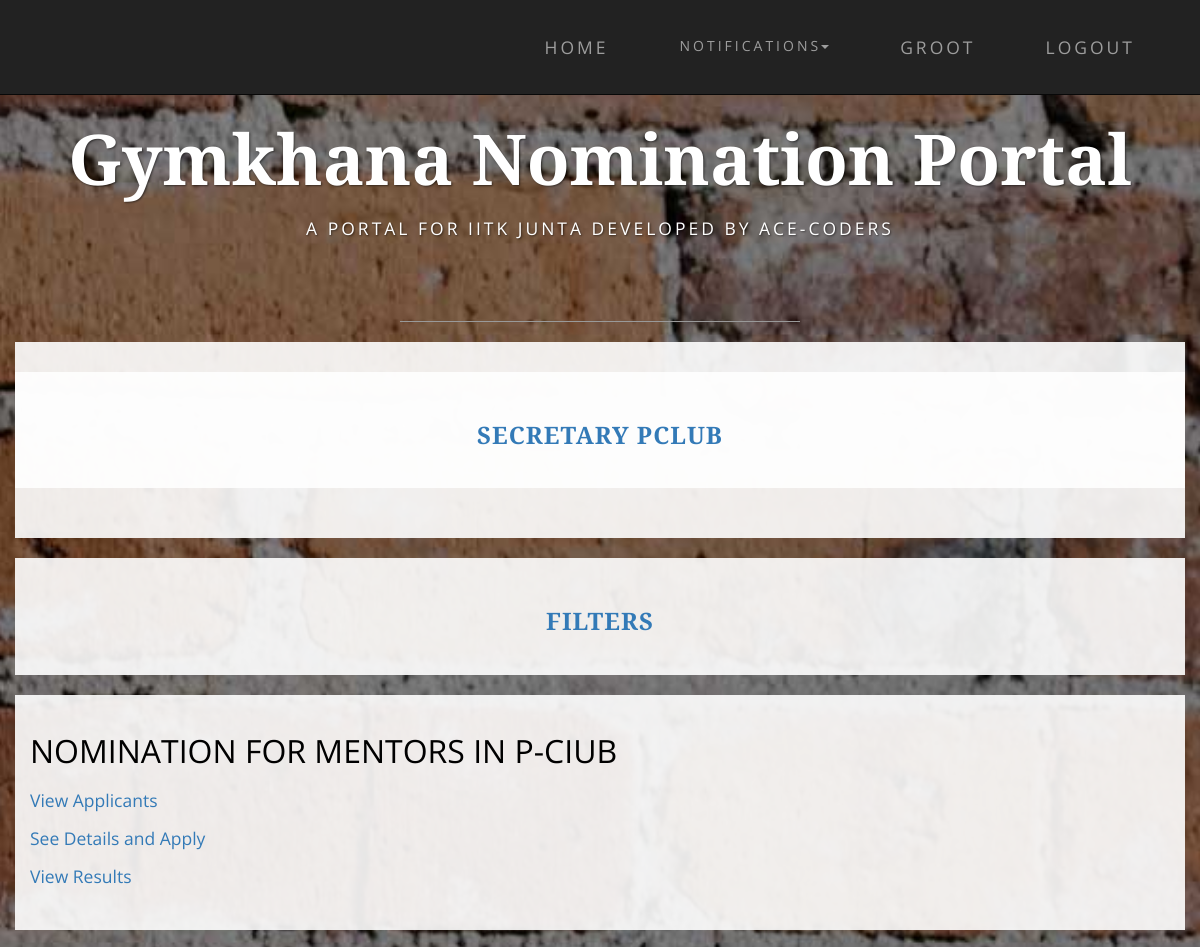
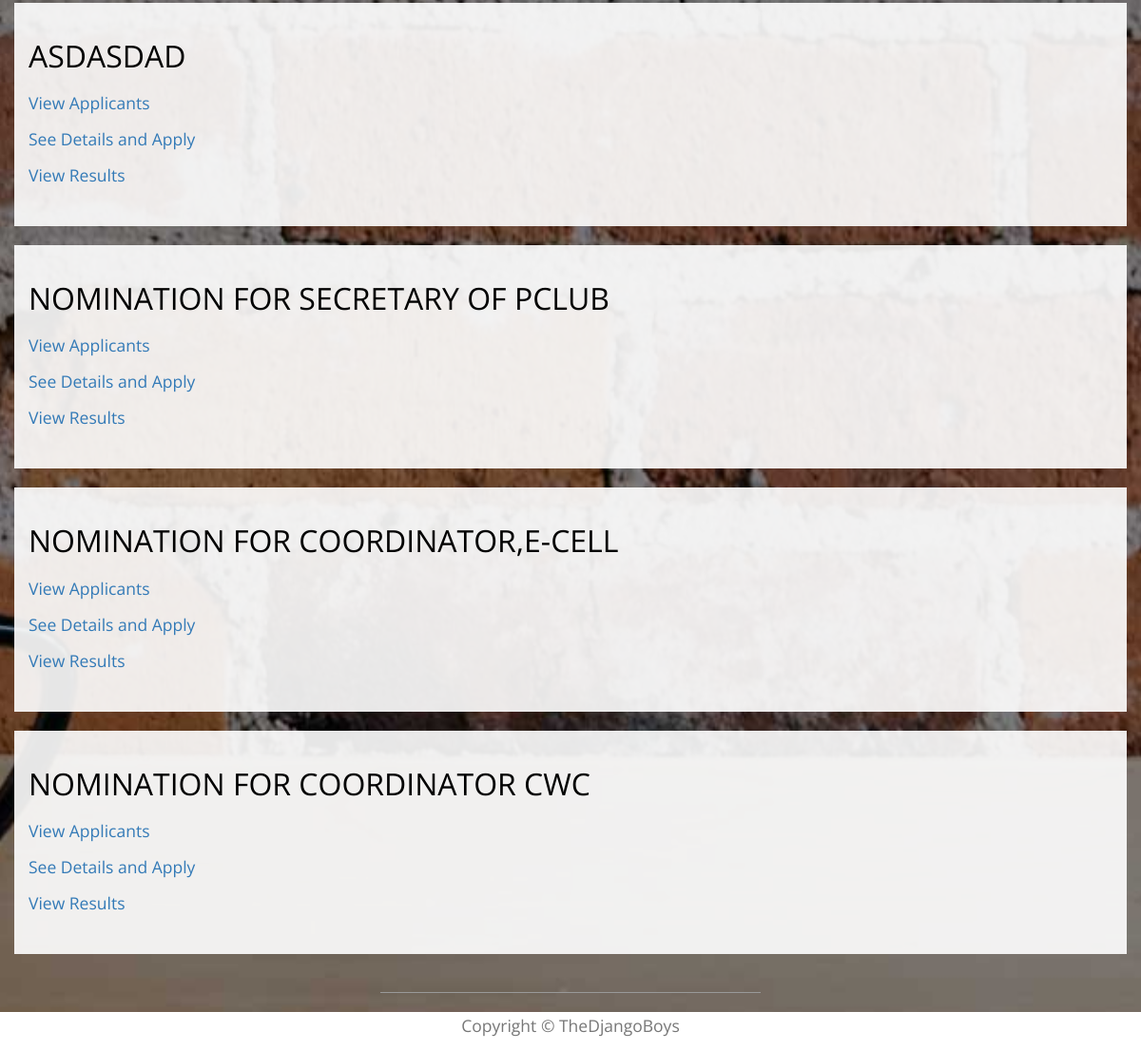
Screenshot of /nominations/ (signed in) with the database file from the repository (2 pictures, top to bottom).
### nomi/models.py (models this page shows, shortened)
class Post(models.Model):
    STATUS = (
        ('Post created', 'Post created'),
        ('Approved', 'Approved'),
        ('rejected','rejected'),
        ('Assigned', 'Assigned'),
    )
    post_name = models.CharField(max_length=500, null=True)
    club = models.ForeignKey(Club, on_delete=models.CASCADE, null=True, blank=True)
    parent = models.ForeignKey('self', on_delete=models.CASCADE, null=True, blank=True)
    post_holders = models.ManyToManyField(User, blank=True)
    post_approvals = models.ManyToManyField('self',related_name = 'approvals',symmetrical=False, blank=True)
    status = models.CharField(max_length=50, choices=STATUS, default='Post created')

class Nomination(models.Model):
    STATUS = (
        ('Nomination created', 'Nomination created'),
        ('Nomination out', 'Nomination out'),
        ('Interview period', 'Interview period'),
        ('Compiled', 'Compiled'),
    )
    name = models.CharField(max_length=200)
    description = models.TextField(max_length=1000, null=True, blank=True)
    results_declared = models.BooleanField(default=False)
    nomi_post=models.ForeignKey(Post,null=True)
    nomi_form = models.OneToOneField('forms.Questionnaire', null=True, blank=True)
    status=models.CharField(max_length=50, choices=STATUS, default='Nomination created')

### nomi/views.py (the view)
@login_required
def index(request):
    nominations = Nomination.objects.all()
    all_nominations = nominations[::-1]
    posts = Post.objects.filter(post_holders=request.user)
    clubs = Club.objects.filter(club_members=request.user)
    return render(request, 'index.html', context={'all_nominations': all_nominations, 'posts': posts, 'clubs': clubs})

### nomi/templates/index.html (shortened to what this page needs)
{% extends 'base.html' %}
{% load staticfiles %}
{% block content %}
       <div class="container box">
            {% if posts %}
            {% for post in posts %}
                 <div class="row box">
                    <h3 class="text-center"><a href="{% url 'post_view' post.pk %}" >{{post.post_name}}</a></h3>
                </div>
            {% endfor %}
            {% endif %}
        </div>
        <div class="container">
         <div class="row box">
             <h3 class="text-center"><a href="{% url 'universal_filter' %}">Filters</a> </h3>
        </div>
        {% if user.is_authenticated %}
            {% for nomi in all_nominations %}
                <div class="row box">
                    <p style="font-size: xx-large">{{ nomi.name.upper }}</p>
                                <p><a href="{% url 'applicants' nomi.pk %}">View Applicants</a></p>
                    {% if not perms.nomi.admin %}
                            {% if not nomi.results_declared %}
                                <p><a href="{% url 'forms:show_form' nomi.nomi_form.pk %}">See Details and Apply</a></p>
                            {% endif %}
                    {% endif %}
                        <p><a href="{% url 'result' nomi.pk %}">View Results</a></p>
                </div>
            {% endfor %}
        {% endif %}
        </div>
    {% endblock %}

### nomi/templates/base.html (shortened to what this page needs)
<!DOCTYPE html>
<html lang="en">
{% load staticfiles %}
<head>
    <link href="{% static 'nomi/css/bootstrap.min.css' %}" rel="stylesheet">
    <link href="{% static 'nomi/css/business-casual.css' %}" rel="stylesheet">
</head>
<body>
 {% block navigation %}
    <nav id="mainNav" class="navbar navbar-inverse navbar-custom navbar-fixed-top">
        <div class="container">
            <div class="collapse navbar-collapse" id="bs-example-navbar-collapse-1">
                 <ul class="nav navbar-nav navbar-right">
                    <li><a href="{% url 'index' %}">Home</a></li>
                    {% if user.is_authenticated %}
                     <li class="dropdown">
                         <a class="btn btn-link dropdown-toggle" data-toggle="dropdown"type="button">Notifications<span class="caret"></span></a>
                     </li>
                     <li><a href="{% url 'profile' %}" >{{user.get_username}}</a></li>
                     <li><a href="{% url 'logout' %}?next={% url 'index' %}">Logout</a></li>
                    {% else %}
                        <li><a href="{% url 'login' %}?next={{request.path}}">Login</a></li>
                     {% endif %}
                 </ul>
            </div>
        </div>
    </nav>
 {% endblock %}
 {% block heading %}
    <div class="brand main">Gymkhana Nomination Portal</div>
    <div class="address-bar">A PORTAL FOR IITK JUNTA DEVELOPED BY ACE-CODERS</div>
    <br>
    <hr>
 {% endblock %}
    {% block content %}
    {% endblock %}
    <hr>
    <div class="col-lg-12 text-center " style="background:white;height:40px">
        <p class="text-muted">Copyright &copy; TheDjangoBoys</p>
    </div>
</body>

### nomi/static/nomi/css/business-casual.css (style rules this page uses)
body { font-family: "Open Sans","Helvetica Neue",Helvetica,Arial,sans-serif; background: url('../img/bg.jpg') no-repeat center center fixed; -webkit-background-size: cover; -moz-background-size: cover; background-size: cover; -o-background-size: cover; }
h1, h2, h3, h4, h5, h6 { text-transform: uppercase; font-family: "Josefin Slab","Helvetica Neue",Helvetica,Arial,sans-serif; font-weight: 700; letter-spacing: 1px; }
p { font-size: 1.25em; line-height: 1.6; color: #000; }
hr { max-width: 400px; border-color: #999999; }
.brand, .address-bar { display: none; }
.navbar-nav { text-transform: uppercase; font-weight: 400; letter-spacing: 3px; }
.box { margin-bottom: 20px; padding: 30px 15px; background: #fff; background: rgba(255,255,255,0.9); }
@media screen and (min-width:768px) { .brand { display: inherit; margin: 0; padding: 30px 0 10px; text-align: center; text-shadow: 1px 1px 2px rgba(0,0,0,0.5); font-family: "Josefin Slab","Helvetica Neue",Helvetica,Arial,sans-serif; font-size: 5em; font-weight: 700; line-height: normal; color: #fff; } }
@media screen and (min-width:768px) { .address-bar { display: inherit; margin: 0; padding: 0 0 40px; text-align: center; text-shadow: 1px 1px 2px rgba(0,0,0,0.5); text-transform: uppercase; font-size: 1.25em; font-weight: 400; letter-spacing: 3px; color: #fff; } }
@media screen and (min-width:768px) { .navbar { border-radius: 0; } }
@media screen and (min-width:768px) { .navbar { min-height: 0; } }
@media screen and (min-width:768px) { .nav>li>a { padding: 35px; } }
@media screen and (min-width:768px) { .navbar-nav>li>a { line-height: normal; } }
@media screen and (min-width:768px) { .navbar-nav { display: table; float: none; margin: 0 auto; table-layout: fixed; font-size: 1.25em; } }
@media screen and (min-width:1200px) { .box:after { content: ''; display: table; clear: both; } }

### rows the page displays
Post: post_name "SECRETARY PCLUB"
Nomination: name "NOMINATION FOR MENTORS IN P-CIUB", results_declared "See Details and Apply"
Nomination: name "ASDASDAD", results_declared "See Details and Apply"
Nomination: name "NOMINATION FOR SECRETARY OF PCLUB", results_declared "See Details and Apply"
Nomination: name "NOMINATION FOR COORDINATOR,E-CELL", results_declared "See Details and Apply"
Nomination: name "NOMINATION FOR COORDINATOR CWC", results_declared "See Details and Apply"

### other values shown
{{ user.get_username }} "GROOT"
